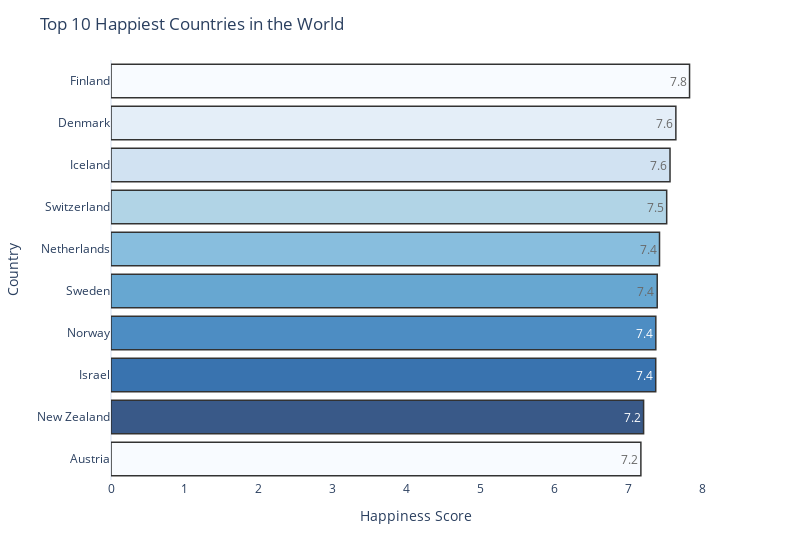
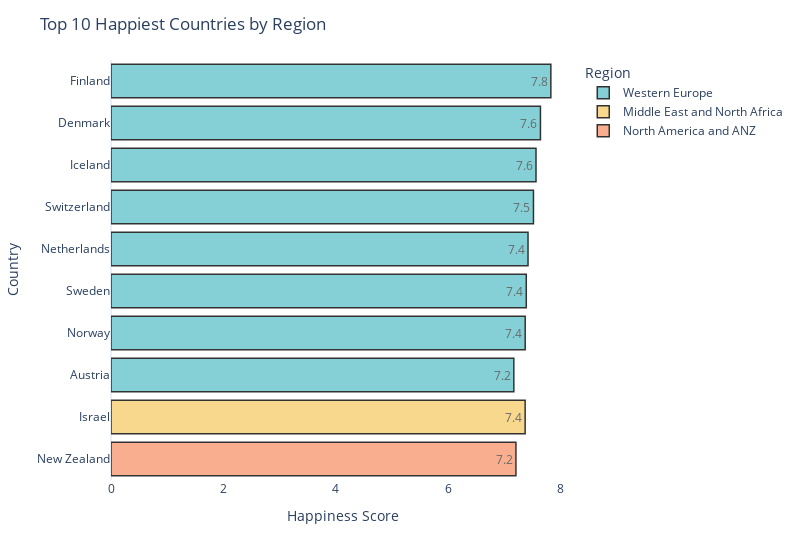

The code cell stored with these charts, in order, in its notebook:
### Code cell
# Select the top 10 happiest countries from the dataframe
top_10_happiest = df.nlargest(10, "Happiness Score")

# Create a bar chart using plotly
fig = px.bar(data_frame=top_10_happiest,
             y="Country",
             x="Happiness Score",
             orientation='h',
             color="Country",
             text="Happiness Score",
             color_discrete_sequence=px.colors.sequential.Blues)

# Format the chart
fig.update_traces(texttemplate='%{text:.2s}', 
                  textposition='inside', 
                  marker_line_color='rgb(0,0,0)', 
                  marker_line_width=1.5, 
                  opacity=0.8)
fig.update_layout(width=800,
                  showlegend=False,
                  title="Top 10 Happiest Countries in the World",
                  xaxis=dict(title="Happiness Score", showgrid=False),
                  yaxis=dict(title="Country", showgrid=False))

# Display the chart
fig.show()

# Create another bar chart with the top 10 happiest countries colored by region
fig = px.bar(data_frame=top_10_happiest,
             y="Country",
             x="Happiness Score",
             orientation='h',
             color="Region",
             text="Happiness Score",
             color_discrete_sequence=px.colors.qualitative.Pastel)

# Format the chart
fig.update_traces(texttemplate='%{text:.2s}', 
                  textposition='inside', 
                  marker_line_color='rgb(0,0,0)', 
                  marker_line_width=1.5, 
                  opacity=0.8)
fig.update_layout(width=800,
                  title="Top 10 Happiest Countries by Region",
                  xaxis=dict(title="Happiness Score", showgrid=False),
                  yaxis=dict(title="Country", showgrid=False, autorange="reversed"))

# Display the chart
fig.show()

### Figure 1 — Plotly figure (JSON) as saved in the notebook; plotly's stock layout.template omitted (floating-point values rounded to 4 significant figures)
{"data": [{"alignmentgroup": "True", "hovertemplate": "Country=%{y}<br>Happiness Score=%{text}<extra></extra>", "legendgroup": "Finland", "marker": {"color": "rgb(247,251,255)", "line": {"color": "rgb(0,0,0)", "width": 1.5}, "pattern": {"shape": ""}}, "name": "Finland", "offsetgroup": "Finland", "opacity": 0.8, "orientation": "h", "showlegend": true, "text": [7.821], "textposition": "inside", "texttemplate": "%{text:.2s}", "type": "bar", "x": [7.821], "xaxis": "x", "y": ["Finland"], "yaxis": "y"}, {"alignmentgroup": "True", "hovertemplate": "Country=%{y}<br>Happiness Score=%{text}<extra></extra>", "legendgroup": "Denmark", "marker": {"color": "rgb(222,235,247)", "line": {"color": "rgb(0,0,0)", "width": 1.5}, "pattern": {"shape": ""}}, "name": "Denmark", "offsetgroup": "Denmark", "opacity": 0.8, "orientation": "h", "showlegend": true, "text": [7.636], "textposition": "inside", "texttemplate": "%{text:.2s}", "type": "bar", "x": [7.636], "xaxis": "x", "y": ["Denmark"], "yaxis": "y"}, {"alignmentgroup": "True", "hovertemplate": "Country=%{y}<br>Happiness Score=%{text}<extra></extra>", "legendgroup": "Iceland", "marker": {"color": "rgb(198,219,239)", "line": {"color": "rgb(0,0,0)", "width": 1.5}, "pattern": {"shape": ""}}, "name": "Iceland", "offsetgroup": "Iceland", "opacity": 0.8, "orientation": "h", "showlegend": true, "text": [7.557], "textposition": "inside", "texttemplate": "%{text:.2s}", "type": "bar", "x": [7.557], "xaxis": "x", "y": ["Iceland"], "yaxis": "y"}, {"alignmentgroup": "True", "hovertemplate": "Country=%{y}<br>Happiness Score=%{text}<extra></extra>", "legendgroup": "Switzerland", "marker": {"color": "rgb(158,202,225)", "line": {"color": "rgb(0,0,0)", "width": 1.5}, "pattern": {"shape": ""}}, "name": "Switzerland", "offsetgroup": "Switzerland", "opacity": 0.8, "orientation": "h", "showlegend": true, "text": [7.512], "textposition": "inside", "texttemplate": "%{text:.2s}", "type": "bar", "x": [7.512], "xaxis": "x", "y": ["Switzerland"], "yaxis": "y"}, {"alignmentgroup": "True", "hovertemplate": "Country=%{y}<br>Happiness Score=%{text}<extra></extra>", "legendgroup": "Netherlands", "marker": {"color": "rgb(107,174,214)", "line": {"color": "rgb(0,0,0)", "width": 1.5}, "pattern": {"shape": ""}}, "name": "Netherlands", "offsetgroup": "Netherlands", "opacity": 0.8, "orientation": "h", "showlegend": true, "text": [7.415], "textposition": "inside", "texttemplate": "%{text:.2s}", "type": "bar", "x": [7.415], "xaxis": "x", "y": ["Netherlands"], "yaxis": "y"}, {"alignmentgroup": "True", "hovertemplate": "Country=%{y}<br>Happiness Score=%{text}<extra></extra>", "legendgroup": "Sweden", "marker": {"color": "rgb(66,146,198)", "line": {"color": "rgb(0,0,0)", "width": 1.5}, "pattern": {"shape": ""}}, "name": "Sweden", "offsetgroup": "Sweden", "opacity": 0.8, "orientation": "h", "showlegend": true, "text": [7.384], "textposition": "inside", "texttemplate": "%{text:.2s}", "type": "bar", "x": [7.384], "xaxis": "x", "y": ["Sweden"], "yaxis": "y"}, {"alignmentgroup": "True", "hovertemplate": "Country=%{y}<br>Happiness Score=%{text}<extra></extra>", "legendgroup": "Norway", "marker": {"color": "rgb(33,113,181)", "line": {"color": "rgb(0,0,0)", "width": 1.5}, "pattern": {"shape": ""}}, "name": "Norway", "offsetgroup": "Norway", "opacity": 0.8, "orientation": "h", "showlegend": true, "text": [7.365], "textposition": "inside", "texttemplate": "%{text:.2s}", "type": "bar", "x": [7.365], "xaxis": "x", "y": ["Norway"], "yaxis": "y"}, {"alignmentgroup": "True", "hovertemplate": "Country=%{y}<br>Happiness Score=%{text}<extra></extra>", "legendgroup": "Israel", "marker": {"color": "rgb(8,81,156)", "line": {"color": "rgb(0,0,0)", "width": 1.5}, "pattern": {"shape": ""}}, "name": "Israel", "offsetgroup": "Israel", "opacity": 0.8, "orientation": "h", "showlegend": true, "text": [7.364], "textposition": "inside", "texttemplate": "%{text:.2s}", "type": "bar", "x": [7.364], "xaxis": "x", "y": ["Israel"], "yaxis": "y"}, {"alignmentgroup": "True", "hovertemplate": "Country=%{y}<br>Happiness Score=%{text}<extra></extra>", "legendgroup": "New Zealand", "marker": {"color": "rgb(8,48,107)", "line": {"color": "rgb(0,0,0)", "width": 1.5}, "pattern": {"shape": ""}}, "name": "New Zealand", "offsetgroup": "New Zealand", "opacity": 0.8, "orientation": "h", "showlegend": true, "text": [7.2], "textposition": "inside", "texttemplate": "%{text:.2s}", "type": "bar", "x": [7.2], "xaxis": "x", "y": ["New Zealand"], "yaxis": "y"}, {"alignmentgroup": "True", "hovertemplate": "Country=%{y}<br>Happiness Score=%{text}<extra></extra>", "legendgroup": "Austria", "marker": {"color": "rgb(247,251,255)", "line": {"color": "rgb(0,0,0)", "width": 1.5}, "pattern": {"shape": ""}}, "name": "Austria", "offsetgroup": "Austria", "opacity": 0.8, "orientation": "h", "showlegend": true, "text": [7.163], "textposition": "inside", "texttemplate": "%{text:.2s}", "type": "bar", "x": [7.163], "xaxis": "x", "y": ["Austria"], "yaxis": "y"}], "layout": {"barmode": "relative", "legend": {"title": {"text": "Country"}, "tracegroupgap": 0}, "margin": {"t": 60}, "showlegend": false, "title": {"text": "Top 10 Happiest Countries in the World"}, "width": 800, "xaxis": {"anchor": "y", "domain": [0, 1], "showgrid": false, "title": {"text": "Happiness Score"}}, "yaxis": {"anchor": "x", "categoryarray": ["Austria", "New Zealand", "Israel", "Norway", "Sweden", "Netherlands", "Switzerland", "Iceland", "Denmark", "Finland"], "categoryorder": "array", "domain": [0, 1], "showgrid": false, "title": {"text": "Country"}}}}

### Figure 2 — Plotly figure (JSON) as saved in the notebook; plotly's stock layout.template omitted (floating-point values rounded to 4 significant figures)
{"data": [{"alignmentgroup": "True", "hovertemplate": "Region=Western Europe<br>Happiness Score=%{text}<br>Country=%{y}<extra></extra>", "legendgroup": "Western Europe", "marker": {"color": "rgb(102, 197, 204)", "line": {"color": "rgb(0,0,0)", "width": 1.5}, "pattern": {"shape": ""}}, "name": "Western Europe", "offsetgroup": "Western Europe", "opacity": 0.8, "orientation": "h", "showlegend": true, "text": [7.821, 7.636, 7.557, 7.512, 7.415, 7.384, 7.365, 7.163], "textposition": "inside", "texttemplate": "%{text:.2s}", "type": "bar", "x": [7.821, 7.636, 7.557, 7.512, 7.415, 7.384, 7.365, 7.163], "xaxis": "x", "y": ["Finland", "Denmark", "Iceland", "Switzerland", "Netherlands", "Sweden", "Norway", "Austria"], "yaxis": "y"}, {"alignmentgroup": "True", "hovertemplate": "Region=Middle East and North Africa<br>Happiness Score=%{text}<br>Country=%{y}<extra></extra>", "legendgroup": "Middle East and North Africa", "marker": {"color": "rgb(246, 207, 113)", "line": {"color": "rgb(0,0,0)", "width": 1.5}, "pattern": {"shape": ""}}, "name": "Middle East and North Africa", "offsetgroup": "Middle East and North Africa", "opacity": 0.8, "orientation": "h", "showlegend": true, "text": [7.364], "textposition": "inside", "texttemplate": "%{text:.2s}", "type": "bar", "x": [7.364], "xaxis": "x", "y": ["Israel"], "yaxis": "y"}, {"alignmentgroup": "True", "hovertemplate": "Region=North America and ANZ<br>Happiness Score=%{text}<br>Country=%{y}<extra></extra>", "legendgroup": "North America and ANZ", "marker": {"color": "rgb(248, 156, 116)", "line": {"color": "rgb(0,0,0)", "width": 1.5}, "pattern": {"shape": ""}}, "name": "North America and ANZ", "offsetgroup": "North America and ANZ", "opacity": 0.8, "orientation": "h", "showlegend": true, "text": [7.2], "textposition": "inside", "texttemplate": "%{text:.2s}", "type": "bar", "x": [7.2], "xaxis": "x", "y": ["New Zealand"], "yaxis": "y"}], "layout": {"barmode": "relative", "legend": {"title": {"text": "Region"}, "tracegroupgap": 0}, "margin": {"t": 60}, "title": {"text": "Top 10 Happiest Countries by Region"}, "width": 800, "xaxis": {"anchor": "y", "domain": [0, 1], "showgrid": false, "title": {"text": "Happiness Score"}}, "yaxis": {"anchor": "x", "autorange": "reversed", "domain": [0, 1], "showgrid": false, "title": {"text": "Country"}}}}
